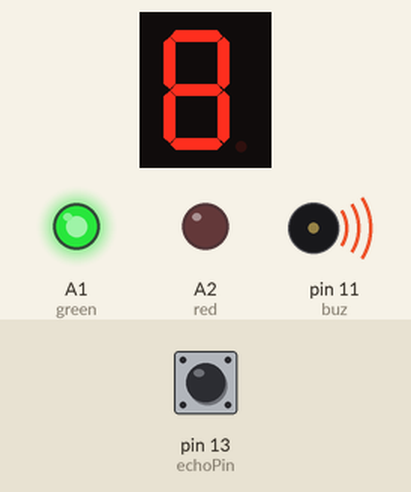
Bench run of a sketch on a simulated Arduino Uno, built with avr-gcc and run on an emulated ATmega328P. On the bench: 1-digit seven-segment display, output pins drawn as LEDs (lit = HIGH), buzzer (waves = sounding). Wiring (inferred from the names in the program): 1-digit 7-segment display, segments lit when LOW: segments pin 9, pin 3, pin 4, pin 5, pin 6, pin 7, pin 8. The test bench sets the inputs (shaded band); at power-on: pin 13 (echoPin) LOW. The segment pins are drawn as the display they are named for; pins used as bus, display or sensor lines are not drawn.

Above: at 1.2 s.
1.3 s: pin 13 (echoPin) pulsed HIGH 5 times (0.12 s each, 0.3 s apart)
At 3.4 s:
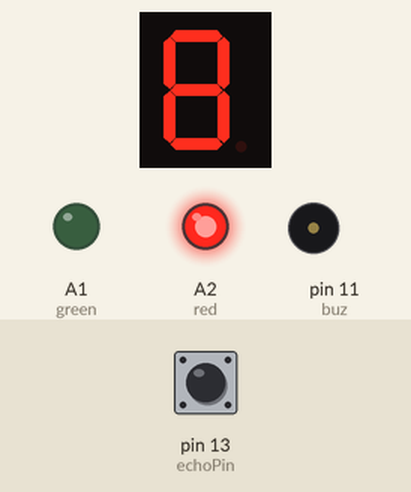
At 14.2 s:
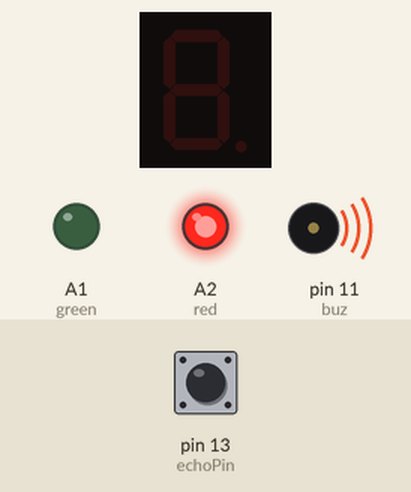
Timing chart, 0 to 22.3 s (numbered marks = the images above; inputs shaded):
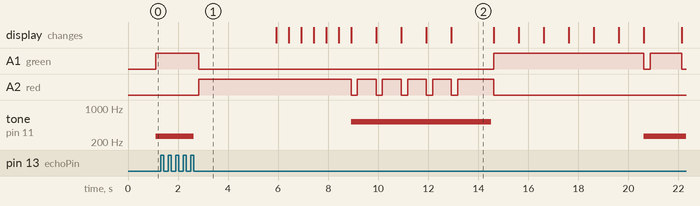

Measured:
- after the input at 1.3 s, A1 (green): goes LOW 11.8 s, HIGH 6.0 s, LOW 0.25 s, HIGH 1.3 s, then LOW, starting after 1.5 s; A2 (red): goes HIGH 6.1 s, 4 × (LOW 0.25 s, HIGH 0.75 s), LOW 0.25 s, HIGH 1.5 s, then LOW, starting after 1.5 s; tone on pin 11 (buz): 262 Hz → silent after 1.3 s, → 523 Hz 6.3 s later, → silent 5.6 s later, → 262 Hz 6.1 s later

The sketch:

project7.ino
```cpp
//const int buttonPin = 2;
//const int buttonPin2 =10;
const int trigPin = 12;  //초음파센서 trig핀
const int echoPin = 13; //초음파센서  echo핀
float duration = 0, distance = 0; //거리측정 변수
int seg[7] = {9,3,4,5,6,7,8}; //세그먼트
int green=A1; //녹색led
int red=A2;   //빨간색led
int buz=11;   //피에조

int num[11][7] = {
{0,0,0,1,1,0,0},  //9
{0,0,0,0,0,0,0},  //8
{0,0,0,1,1,0,1},  //7
{0,1,0,0,0,0,0},  //6
{0,1,0,0,1,0,0},  //5
{1,0,0,1,1,0,0},  //4
{0,0,0,0,1,1,0},  //3
{0,0,1,0,0,1,0},  //2
{1,0,0,1,1,1,1},  //1
{0,0,0,0,0,0,1},  //0
{1,1,1,1,1,1,1},  //끝 전부다꺼짐
};
void stopall() {  //정지함수
  digitalWrite(green, LOW);
  digitalWrite(red, HIGH);
  noTone(buz);
}
void trapiclight(){ //보행자 초록불 신호
  noTone(buz);
  delay(100);
  for(int i = 0; i < 11; i++){  //7-세그먼트
    for(int j = 0; j < 7; j++){
      digitalWrite(seg[j], num[i][j]); //9부터 1까지 줄어든다
    }
    digitalWrite(red,LOW);
    digitalWrite(green,HIGH);
    if(i>5){   //초록불 신호가 4아래일때
      tone(buz,262); //신호음
      for(int on_off = 0;on_off <=1;on_off++){
          digitalWrite(green,on_off); //불이 깜빡인다
          delay(250);
      }
    }
    delay(1000); //신호는 1초간격
  }
  delay(500);
}
void usual(){ //보행자 빨간불 신호
  noTone(buz);
  delay(100);
  for(int i = 0; i < 11; i++){
    for(int j = 0; j < 7; j++){
      digitalWrite(seg[j], num[i][j]);
    }
    digitalWrite(green,LOW);
    digitalWrite(red,HIGH);
    if(i>5){
      tone(buz,523);
      for(int on_off = 0;on_off <=1;on_off++){
        digitalWrite(red,on_off);
        delay(250);
      }
    }
    delay(500);
  }
  delay(500);
}
void setup() {
  for(int i = 0; i < 7; i++){
    pinMode(seg[i],OUTPUT);
  }
  Serial.begin(9600);
  pinMode(green,OUTPUT);
  pinMode(red,OUTPUT);
  pinMode(buz,OUTPUT);
 // pinMode(buttonPin,OUTPUT);
 // pinMode(buttonPin2,OUTPUT);
  pinMode(trigPin, OUTPUT);
  pinMode(echoPin, INPUT);
}
void loop() {
  digitalWrite(trigPin, HIGH);
  delay(100);
  digitalWrite(trigPin, LOW);  //초음파 센서 작동
  duration = pulseIn(echoPin,HIGH);  //반사신호
  distance = ((float)(340 * duration)) / 10000 / 2; //거리측정
  if(distance < 15){  //거리가 15 이하일때 초록불이 꺼지지 않는다.
    digitalWrite(green, HIGH);
    digitalWrite(red, LOW);
    tone(buz,262);
    delay(1000);
  }
  else {
    noTone(buz);
    delay(100);
    delay(100);
    stopall();  //정지신호 (빨간불)
    delay(3000);
    usual();  //정지신호 9초전 (빨간불)
    delay(100);
    trapiclight(); //건너는 신호 (초록불)
  }
}
```
